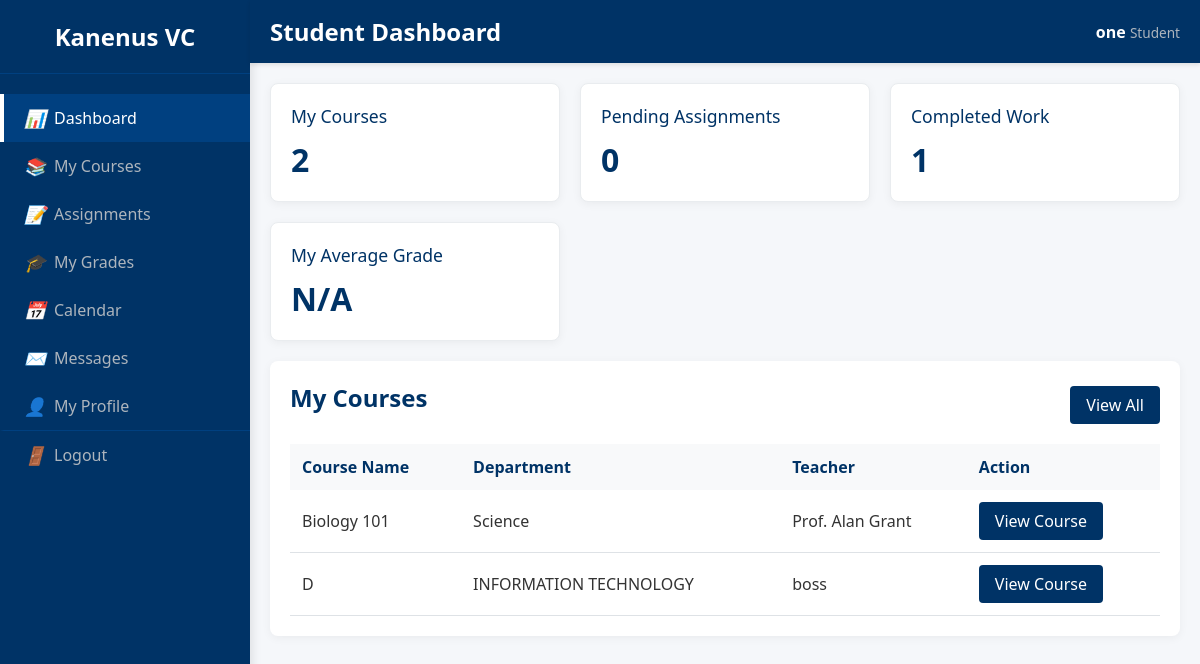
/VCLS/student/student_dashboard.php (signed in), run on the app's committed database.
### tables this page shows
CREATE TABLE `sections` (
  `id` int(11) NOT NULL,
  `name` varchar(100) NOT NULL,
  `department_id` int(11) NOT NULL,
  `teacher_id` int(11) DEFAULT NULL
);

CREATE TABLE `departments` (
  `id` int(11) NOT NULL,
  `name` varchar(100) NOT NULL
);

CREATE TABLE `users` (
  `id` int(11) NOT NULL,
  `username` varchar(50) NOT NULL,
  `password` varchar(255) NOT NULL,
  `full_name` varchar(100) NOT NULL,
  `role` enum('admin','teacher','student') NOT NULL,
  `created_at` timestamp NOT NULL DEFAULT current_timestamp(),
  `gender` enum('male','female','other','not_specified') NOT NULL DEFAULT 'not_specified'
);

### VCLS/student/student_dashboard.php (the view, shortened to what this page needs)
<?php
require_once '../includes/db_connect.php';
$student_id = $_SESSION['user_id'];
$stmt = $conn->prepare("SELECT COUNT(*) as count FROM enrollments WHERE student_id = ?");
$stmt->bind_param("i", $student_id);
$stmt->execute();
$enrolled_sections = $stmt->get_result()->fetch_assoc()['count'] ?? 0;
$stmt = $conn->prepare("SELECT COUNT(a.id) as count FROM assignments a JOIN enrollments e ON a.section_id = e.section_id WHERE e.student_id = ? AND NOT EXISTS (SELECT 1 FROM submissions sub WHERE sub.assignment_id = a.id AND sub.student_id = ?)");
$stmt->bind_param("ii", $student_id, $student_id);
$stmt->execute();
$pending_assignments = $stmt->get_result()->fetch_assoc()['count'] ?? 0;
$stmt = $conn->prepare("SELECT COUNT(*) as count FROM submissions WHERE student_id = ?");
$stmt->bind_param("i", $student_id);
$stmt->execute();
$completed_assignments = $stmt->get_result()->fetch_assoc()['count'] ?? 0;
$stmt = $conn->prepare("SELECT AVG(CAST(grade AS DECIMAL(5,2))) as avg_grade FROM submissions WHERE student_id = ? AND grade REGEXP '^[0-9]+([.][0-9]+)?$'");
$stmt->bind_param("i", $student_id);
$stmt->execute();
$avg_grade_val = $stmt->get_result()->fetch_assoc()['avg_grade'];
$average_grade = $avg_grade_val ? round($avg_grade_val, 1) . '%' : 'N/A';
$sections_stmt = $conn->prepare("SELECT s.id, s.name, d.name AS department_name, u.full_name AS teacher_name FROM enrollments e JOIN sections s ON e.section_id = s.id JOIN departments d ON s.department_id = d.id JOIN users u ON s.teacher_id = u.id WHERE e.student_id = ? ORDER BY s.name ASC LIMIT 5");
$sections_stmt->bind_param("i", $student_id);
$sections_stmt->execute();
$sections_result = $sections_stmt->get_result();
?>
<section class="widgets-grid">
    <div class="widget-card"><h4>My Courses</h4><p><?php echo $enrolled_sections; ?></p></div>
    <div class="widget-card"><h4>Pending Assignments</h4><p><?php echo $pending_assignments; ?></p></div>
    <div class="widget-card"><h4>Completed Work</h4><p><?php echo $completed_assignments; ?></p></div>
    <div class="widget-card"><h4>My Average Grade</h4><p><?php echo $average_grade; ?></p></div>
</section>
<section class="table-container-dash">
    <div style="display: flex; justify-content: space-between; align-items: center; margin-bottom: 15px;">
        <h2>My Courses</h2>
        <a href="my_courses.php" class="btn">View All</a>
    </div>
    <table>
        <thead><tr><th>Course Name</th><th>Department</th><th>Teacher</th><th>Action</th></tr></thead>
        <tbody>
            <?php if ($sections_result->num_rows > 0): ?>
                <?php while($section = $sections_result->fetch_assoc()): ?>
                    <tr>
                        <td><?php echo htmlspecialchars($section['name']); ?></td>
                        <td><?php echo htmlspecialchars($section['department_name']); ?></td>
                        <td><?php echo htmlspecialchars($section['teacher_name'] ?? 'Not Assigned'); ?></td>
                        <td><a href="view_section.php?id=<?php echo $section['id']; ?>" class="btn">View Course</a></td>
                    </tr>
                <?php endwhile; ?>
            <?php else: ?>
                <tr><td colspan="4">You are not currently enrolled in any courses.</td></tr>
            <?php endif; ?>
        </tbody>
    </table>
</section>
<?php
require 'includes/student_template.php';
?>

### VCLS/assets/css/dashboard.css (style rules this page uses)
body { margin: 0; padding: 0; background-color: #f5f7fa; color: #333; font-family: 'Segoe UI', Tahoma, Geneva, Verdana, sans-serif; }
.widgets-grid { display: grid; grid-template-columns: repeat(auto-fit, minmax(220px, 1fr)); gap: 20px; margin-bottom: 20px; }
.widget-card, .chart-card { background-color: #ffffff; padding: 20px; border-radius: 8px; border: 1px solid #e9ecef; box-shadow: 0 2px 10px rgba(0,0,0,0.05); }
.widget-card h4 { margin: 0 0 10px 0; font-size: 1.1em; font-weight: 500; color: #003366; }
.widget-card p { margin: 0; font-size: 2em; font-weight: bold; color: #003366; }
.table-container-dash { background-color: #ffffff; border-radius: 8px; padding: 20px; box-shadow: 0 2px 10px rgba(0,0,0,0.05); }
.table-container-dash h2 { color: #003366; margin-top: 0; margin-bottom: 15px; }
.table-container-dash table { width: 100%; border-collapse: collapse; }
.table-container-dash th { background-color: #f8f9fa; color: #003366; padding: 12px; text-align: left; }
.table-container-dash td { padding: 12px; border-bottom: 1px solid #dee2e6; }
.btn { display: inline-block; padding: 8px 16px; background-color: #003366; color: white; border: none; border-radius: 4px; cursor: pointer; text-decoration: none; transition: background-color 0.3s; }

### data on the page
sections: name "Biology 101", department.name "Science", teacher.full_name "Prof. Alan Grant"
sections: name "D", department.name "INFORMATION TECHNOLOGY", teacher.full_name "boss"

### other printed values
$page_title "Student Dashboard"
$_SESSION['full_name'] "one"
$enrolled_sections "2"
$pending_assignments "0"
$completed_assignments "1"
$average_grade "N/A"
